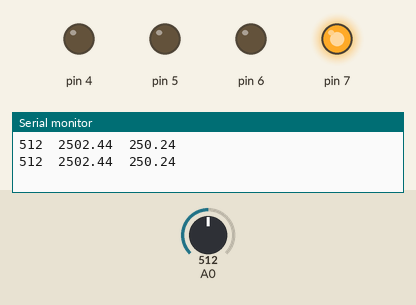
Bench run of a sketch on a simulated Arduino Uno, built with avr-gcc and run on an emulated ATmega328P. On the bench: output pins drawn as LEDs (lit = HIGH), the last lines printed to the serial monitor. The inputs (shaded band) are chosen by the test bench; at power-on: A0 = 512.

Above: at 2.0 s.
2.1 s: A0 set to 203
5.6 s: A0 set to 184
At 7.3 s:
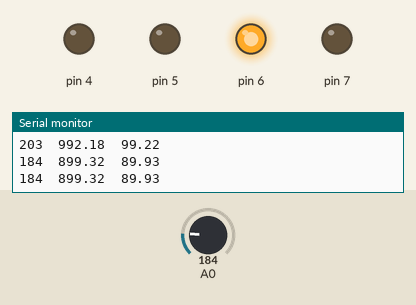
8.5 s: A0 set to 122
At 11.0 s:
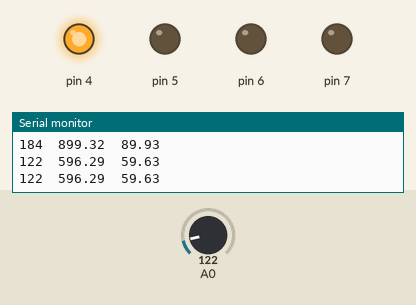
11.5 s: A0 set to 306
At 13.16 s:
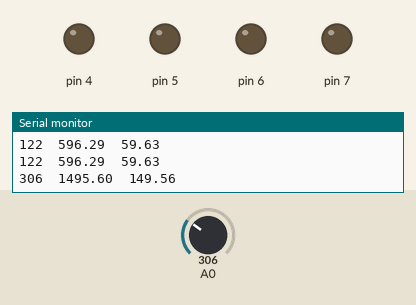
16.0 s: A0 set to 80
At 18.4 s:
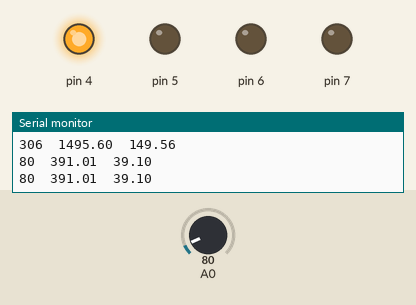
Timing chart, 0 to 19.9 s (numbered marks = the images above; inputs shaded):
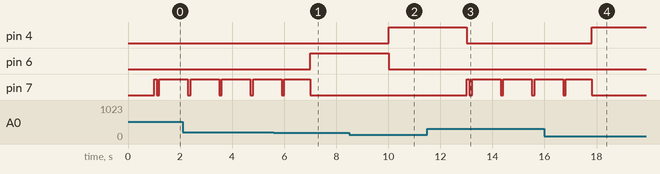

Measured:
- the behaviour switches between 185 and 184 on A0 (found by bisection; images 0 and 1)
- after the input at 5.6 s, pin 6: LOW → HIGH after 1.4 s
- after the input at 8.5 s, pin 4: LOW → HIGH after 1.5 s; pin 6: HIGH → LOW after 1.5 s
- after the input at 11.5 s, pin 4: HIGH → LOW after 1.5 s; pin 7: LOW → HIGH after 1.5 s, then repeats every 1.2 s: LOW 0.10 s, HIGH 1.1 s
- after the input at 16.0 s, pin 4: LOW → HIGH after 1.8 s
- by itself, pin 7: alternates HIGH for 1.1 s and LOW for 0.10 s

The sketch:

love-meter.ino
```cpp
/*
This code runs an Arduino circuit that acts like an arcade/Chuck-E-Cheese style
"Love Meter".  sensor input is the voltage from an LM34 temperature sensor, output
is a bank of 4 LED's.  As the sensor temp increases, the LED's rise (through eg RGB
style pattern).

Sensor data is also sent to Serial cable.

Nathan Moore 2024-02-16
*/

void setup() {
  pinMode(4, OUTPUT);
  pinMode(5, OUTPUT);
  pinMode(6, OUTPUT);
  pinMode(7, OUTPUT);
  Serial.begin(9600);
}

void loop() {
  int sensorValue = analogRead(A0);
  Serial.print(sensorValue);
  float voltage_mV = 5000 * (sensorValue / 1023.0);
  Serial.print("\t");
  Serial.print(voltage_mV);
  // LM34 is 10mV/F = 0.010 V/F
  // or scale factor(1F/10mV)
  float t_f = voltage_mV / 10;
  Serial.print("\t");
  Serial.println(t_f);

  delay(1000);

  // Love-meter loop

  if (t_f < 80) {
    digitalWrite(4, HIGH);
    digitalWrite(5, LOW);
    digitalWrite(6, LOW);
    digitalWrite(7, LOW);
  }
  if (t_f > 80 and t_f < 85) {
    digitalWrite(4, LOW);
    digitalWrite(5, HIGH);
    digitalWrite(6, LOW);
    digitalWrite(7, LOW);
  }
  if (t_f > 85 and t_f < 90) {
    digitalWrite(4, LOW);
    digitalWrite(5, LOW);
    digitalWrite(6, HIGH);
    digitalWrite(7, LOW);
  }
  // fingertips are not generally very hot
  if (t_f > 90) {
    digitalWrite(4, LOW);
    digitalWrite(5, LOW);
    digitalWrite(6, LOW);
    digitalWrite(7, HIGH);
    delay(100);
    digitalWrite(7, LOW);
    delay(100);
    digitalWrite(7, HIGH);
  }
}
```
